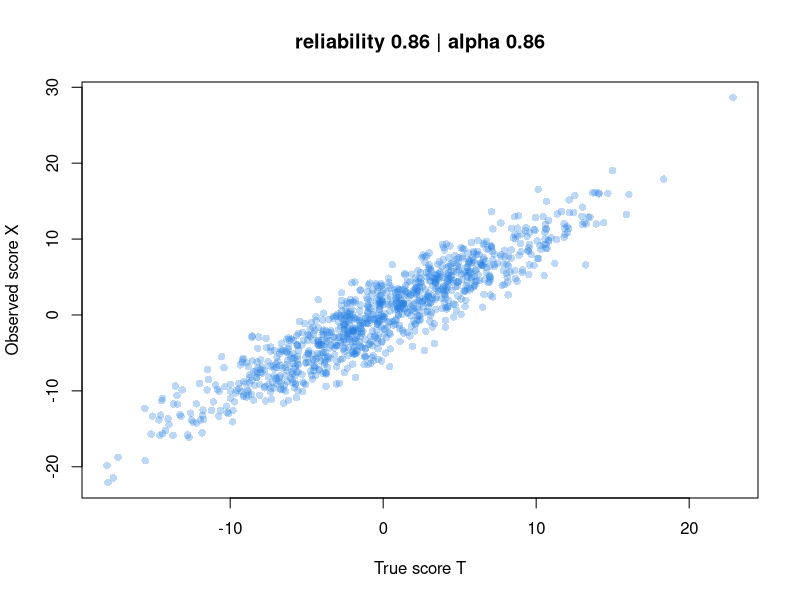

Recreate this plot in R.
# Is alpha a lower bound on reliability? Simulate a test from the classical model,
# where we know the true scores, and compare. Change `loadings` and run again.
# Base R only.
set.seed(1)
np <- 1000                               # people
loadings <- c(1, 1, 1, 1, 1, 1)          # equal: "tau-equivalent" items
# loadings <- c(0.3, 0.6, 1, 1, 1.5, 2)  # unequal: try this line instead
err_sd <- 1                              # error SD for every item

true <- rnorm(np)
items <- sapply(loadings, function(l) l * true + rnorm(np, sd = err_sd))
X <- rowSums(items)                      # observed sum score
T <- sum(loadings) * true                # its true score

alpha <- function(x) { k <- ncol(x); k / (k - 1) * (1 - sum(apply(x, 2, var)) / var(rowSums(x))) }
cat("true reliability, cor(X, T)^2:", round(cor(X, T)^2, 3), "\n")
cat("Cronbach's alpha:             ", round(alpha(items), 3), "\n")

plot(T, X, pch = 16, col = rgb(0.15, 0.5, 0.89, 0.3),
     xlab = "True score T", ylab = "Observed score X",
     main = paste("reliability", round(cor(X, T)^2, 2), "| alpha", round(alpha(items), 2)))
